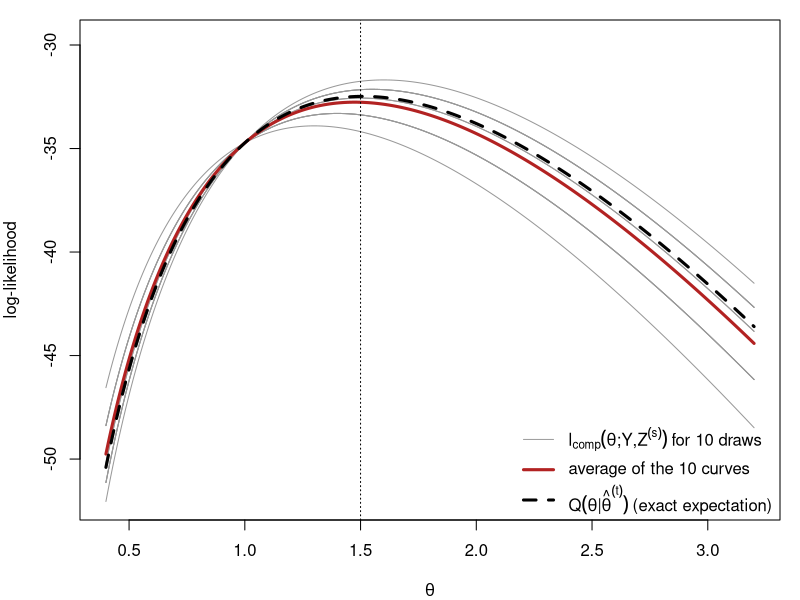
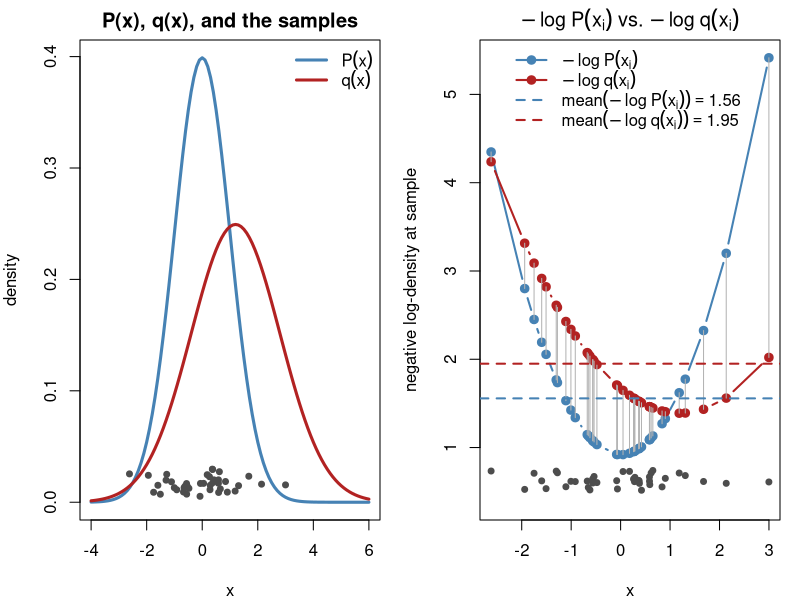
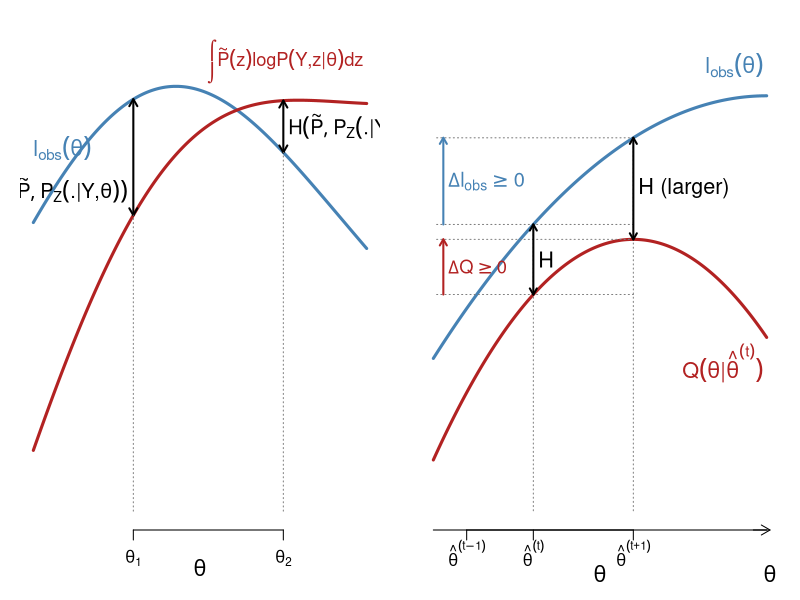
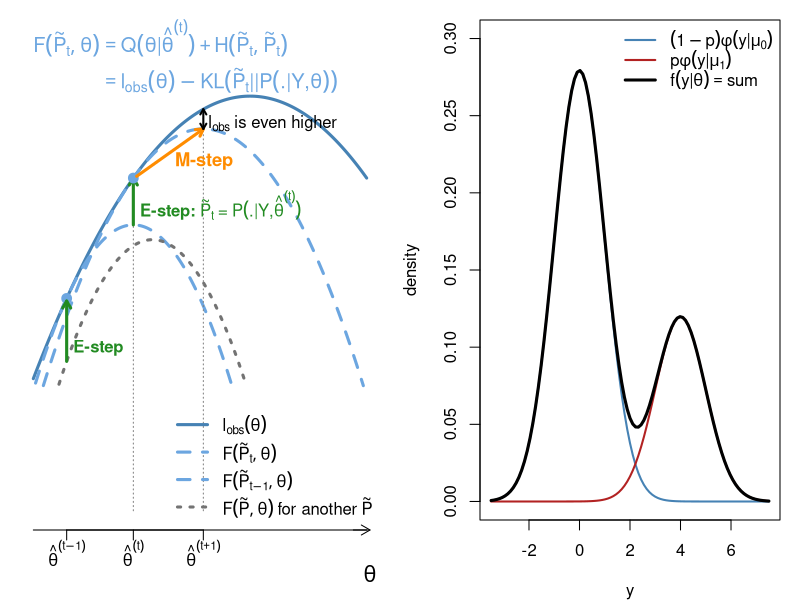
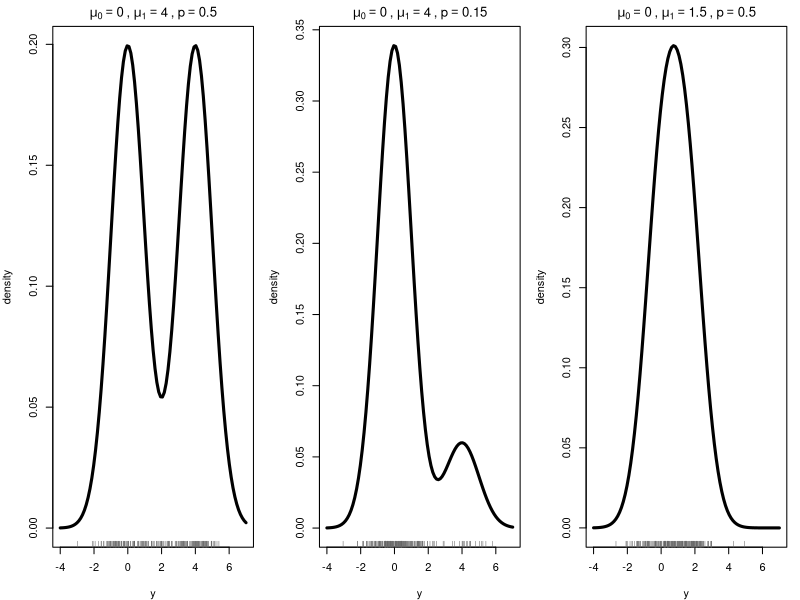
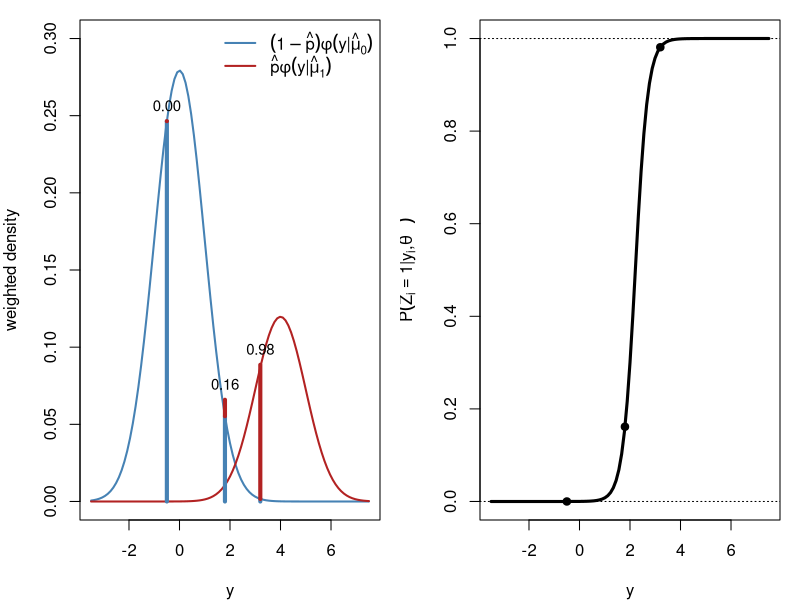
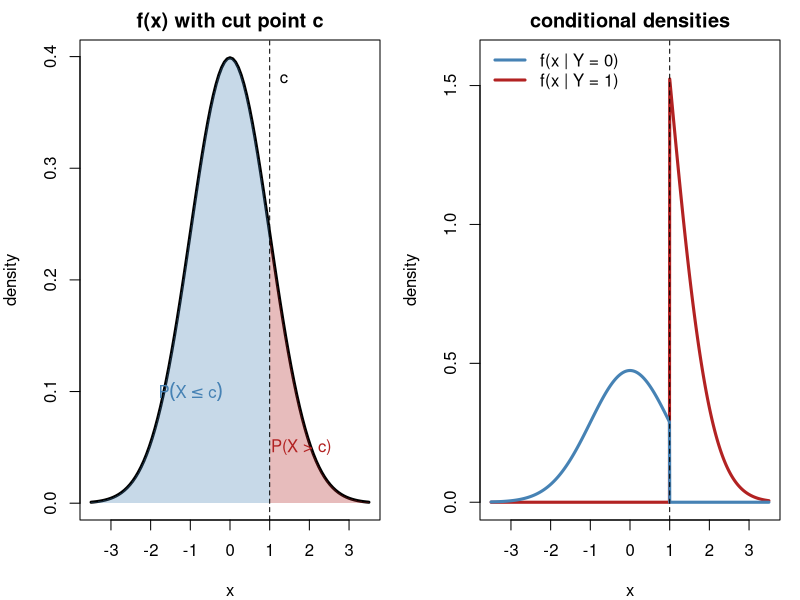
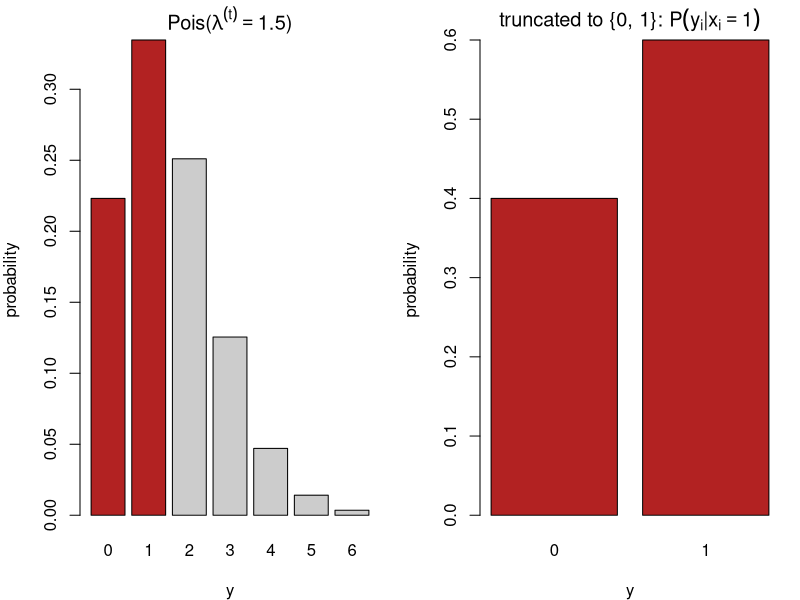

Source code (R) for these figures, in order:
## ---- chunk 1
#| include: false
set.seed(812)
knitr::opts_chunk$set(echo = FALSE, fig.align = "center")
# censored Poisson example used in several figures (Section 3):
# m exact observations, ncen observations known only to satisfy y < 2
yobs <- c(3, 2, 4, 1, 3, 2, 5, 3); m <- length(yobs); ncen <- 12; n <- m + ncen
lobs <- function(l) sum(dpois(yobs, l, log = TRUE)) + ncen * log(ppois(1, l))
lcomp <- function(l, z) -n * l + log(l) * (sum(yobs) + sum(z)) - sum(lfactorial(yobs))
Qfun  <- function(l, lt) lcomp(l, rep(lt / (1 + lt), ncen))
lam <- seq(0.4, 3.2, length.out = 300)
## ---- chunk 2
#| fig-width: 9
#| fig-height: 5
lt <- 1.5; S <- 10
Z <- replicate(S, rbinom(ncen, 1, lt / (1 + lt)))            # draws of the censored y_i
curves <- sapply(1:S, function(s) sapply(lam, lcomp, z = Z[, s]))
Qexact <- sapply(lam, Qfun, lt = lt)
par(mar = c(4, 4, 1, 1))
matplot(lam, curves, type = "l", lty = 1, lwd = 1, col = "gray60", xlab = expression(theta),
        ylab = "log-likelihood", ylim = range(curves) + c(0, 2))
lines(lam, rowMeans(curves), lwd = 3, col = "firebrick")
lines(lam, Qexact, lwd = 3, col = "black", lty = 2)
abline(v = lt, lty = 3)
legend("bottomright", bty = "n", lwd = c(1, 3, 3), lty = c(1, 1, 2), col = c("gray60", "firebrick", "black"),
       legend = c(expression(l[comp](theta*";"*Y*","*Z^(s)) ~ "for 10 draws"),
                  "average of the 10 curves",
                  expression(Q(theta*"|"*hat(theta)^(t)) ~ "(exact expectation)")))
## ---- chunk 3
#| fig-width: 10
#| fig-height: 4.6
par(mfrow = c(1, 2), mar = c(4, 4, 2, 1))
mu_p <- 0; sd_p <- 1; mu_q <- 1.2; sd_q <- 1.6; nsamp <- 40
x  <- rnorm(nsamp, mu_p, sd_p)                   # samples from P
nlp <- -dnorm(x, mu_p, sd_p, log = TRUE)         # -log P(x_i)
nlq <- -dnorm(x, mu_q, sd_q, log = TRUE)         # -log q(x_i)

curve(dnorm(x, mu_p, sd_p), -4, 6, lwd = 3, col = "steelblue", xlab = "x", ylab = "density",
      main = "P(x), q(x), and the samples")
curve(dnorm(x, mu_q, sd_q), add = TRUE, lwd = 3, col = "firebrick")
points(x, runif(nsamp, 0.005, 0.03), pch = 19, col = "gray30", cex = 0.8)   # jittered observations
legend("topright", bty = "n", lwd = 3, col = c("steelblue", "firebrick"),
       legend = c(expression(P(x)), expression(q(x))))

ord <- order(x)
yr  <- range(c(nlp, nlq)); gap <- diff(yr)
plot(x[ord], nlp[ord], type = "b", pch = 19, col = "steelblue", lwd = 2,
     xlab = "x", ylab = "negative log-density at sample",
     ylim = c(yr[1] - 0.12 * gap, yr[2]),
     main = expression(-log~P(x[i])~vs.~-log~q(x[i])))
lines(x[ord], nlq[ord], type = "b", pch = 19, col = "firebrick", lwd = 2)
segments(x[ord], nlp[ord], x[ord], nlq[ord], col = "gray70")
abline(h = mean(nlp), col = "steelblue", lty = 2, lwd = 2)
abline(h = mean(nlq), col = "firebrick", lty = 2, lwd = 2)
points(x, yr[1] - 0.09 * gap + runif(nsamp, 0, 0.05 * gap), pch = 19, col = "gray30", cex = 0.8)
legend("top", bty = "n", lwd = 2, lty = c(1, 1, 2, 2), pch = c(19, 19, NA, NA),
       col = c("steelblue", "firebrick", "steelblue", "firebrick"),
       legend = c(expression(-log~P(x[i])), expression(-log~q(x[i])),
                  bquote(mean(-log~P(x[i])) == .(round(mean(nlp), 2))),
                  bquote(mean(-log~q(x[i])) == .(round(mean(nlq), 2)))))
## ---- chunk 4
#| fig-width: 9
#| fig-height: 4.4
par(mar = c(3.5, 1, 1, 1))
th <- seq(0, 10, length.out = 300)
lo <- function(t) 3.2 - 0.045 * (t - 5.2)^2 + 0.5 * sin(t / 2.2)   # observed log-likelihood
av <- function(t) lo(t) - (1.4 - 0.45 * (t - 3))                    # an arbitrary average complete log-likelihood
plot(th, lo(th), type = "n", ylim = c(-1.5, 4.2), axes = FALSE, xlab = "", ylab = "")
mtext(expression(theta), side = 1, line = 1.5, cex = 1.3)
lines(th, lo(th), lwd = 3, col = "steelblue")
lines(th, av(th), lwd = 3, col = "firebrick")
text(0, lo(0) + 0.9, expression(l[obs](theta)), col = "steelblue", adj = 0, cex = 1.3)
text(9.9, av(9.9) + 0.5, expression(integral(tilde(P)(z)*log*P(Y*","*z*"|"*theta)*dz)),
     col = "firebrick", adj = 1, cex = 1.1)
for (t0 in c(3, 7.5)) {
    arrows(t0, av(t0), t0, lo(t0), code = 3, length = 0.08, lwd = 2)
    text(if (t0 == 3) t0 - 0.15 else t0 + 0.15, (av(t0) + lo(t0)) / 2 - if (t0 == 3) 0.4 else 0, expression(H(tilde(P), P[Z](.*"|"*Y*","*theta))), adj = if (t0 == 3) 1 else 0, cex = 1.2)
    segments(t0, -1.5, t0, min(av(t0), lo(t0)), lty = 3, col = "gray50")
}
axis(1, at = c(3, 7.5), labels = c(expression(theta[1]), expression(theta[2])), tick = TRUE)
## ---- chunk 5
#| fig-width: 9
#| fig-height: 3.9
par(mar = c(3.5, 1, 0.5, 1))
th <- seq(0, 10, length.out = 300)
t0 <- 3; t1 <- 6                                         # theta^(t), theta^(t+1)
Q  <- function(t) 2.6 - 0.07 * (t - t1)^2                # Q(theta | theta^(t)), maximised at theta^(t+1)
H  <- function(t) 0.8 + 0.04 * (t - t0)^2                # cross-entropy, smallest at theta^(t) (Gibbs)
lo <- function(t) Q(t) + H(t)                            # l_obs
plot(th, lo(th), type = "n", ylim = c(-0.5, 5), axes = FALSE, xlab = "", ylab = "")
mtext(expression(theta), side = 1, line = 1.8, cex = 1.3)
lines(th, lo(th), lwd = 3, col = "steelblue")
lines(th, Q(th),  lwd = 3, col = "firebrick")
text(9.9, lo(9.9) + 0.35, expression(l[obs](theta)), col = "steelblue", adj = 1, cex = 1.3)
text(9.9, Q(9.9) - 0.35, expression(Q(theta*"|"*hat(theta)^(t))), col = "firebrick", adj = 1, cex = 1.3)
segments(c(t0, t1), -0.5, c(t0, t1), c(lo(t0), lo(t1)), lty = 3, col = "gray50")
segments(0.1, c(Q(t0), lo(t0)), t1, c(Q(t0), lo(t0)), lty = 3, col = "gray50")
segments(0.1, c(Q(t1), lo(t1)), t1, c(Q(t1), lo(t1)), lty = 3, col = "gray50")
for (x in c(t0, t1)) arrows(x, Q(x), x, lo(x), code = 3, length = 0.07, lwd = 2)
text(t0 + 0.15, (Q(t0) + lo(t0)) / 2, "H", adj = 0, cex = 1.3)
text(t1 + 0.15, (Q(t1) + lo(t1)) / 2, "H (larger)", adj = 0, cex = 1.3)
arrows(0.3, Q(t0), 0.3, Q(t1), length = 0.07, lwd = 2, col = "firebrick")
text(0.45, (Q(t0) + Q(t1)) / 2, expression(Delta*Q >= 0), adj = 0, col = "firebrick", cex = 1.1)
arrows(0.3, lo(t0), 0.3, lo(t1), length = 0.07, lwd = 2, col = "steelblue")
text(0.45, (lo(t0) + lo(t1)) / 2, expression(Delta*l[obs] >= 0), adj = 0, col = "steelblue", cex = 1.2)
axis(1, at = c(0, 10), labels = FALSE, lwd.ticks = 0)                       # the theta axis
arrows(9.6, par("usr")[3], 10.1, par("usr")[3], length = 0.1, xpd = NA)
axis(1, at = c(1, t0, t1), labels = c(expression(hat(theta)^(t-1)), expression(hat(theta)^(t)), expression(hat(theta)^(t+1))), tick = TRUE)
mtext(expression(theta), side = 1, line = 1.8, at = 10.1, cex = 1.3)
## ---- chunk 6
#| fig-width: 9
#| fig-height: 4.6
par(mar = c(3.5, 1, 0.5, 1))
fcol <- "#6CA6E0"                                                  # light blue: the F curves
th <- seq(0, 10, length.out = 300); t0 <- 3
lo <- function(t) 3.5 - 0.15 * (t - 6.5)^2                      # l_obs
B0 <- function(t) lo(t) - 0.2625 * (t - 1)^2              # F(P~_{t-1}, theta): touches l_obs at theta^(t-1), maximised at theta^(t)
B2 <- function(t) lo(t) - 1.2 - 0.2625 * (t - 1.9)^2                       # F(P~, theta) for another P~ close to P~_{t-1}: below l_obs everywhere, below F(P~_{t-1}) at theta^(t-1)
B1 <- function(t) lo(t) - 0.1 * (t - t0)^2                     # F(P~_t, theta): touches l_obs at theta^(t)
t1 <- optimize(B1, c(0, 10), maximum = TRUE)$maximum             # M-step
plot(th, lo(th), type = "n", ylim = c(-5.8, 5.0), axes = FALSE, xlab = "", ylab = "")
lines(th, lo(th), lwd = 3, col = "steelblue")
lines(th, ifelse(B0(th) > -3.0, B0(th), NA), lwd = 3, lty = 2, col = fcol)
lines(th, ifelse(B2(th) > -3.0, B2(th), NA), lwd = 3, lty = 3, col = "gray45")
lines(th, ifelse(B1(th) > -3.0, B1(th), NA), lwd = 3, lty = 2, col = fcol)
points(1, lo(1), pch = 19, col = fcol, cex = 1.3)
text(0, 4.8, expression(F(tilde(P)[t], theta) == Q(theta*"|"*hat(theta)^(t)) + H(tilde(P)[t], tilde(P)[t])), col = fcol, adj = 0, cex = 1.2)
text(0, 3.85, expression(phantom(F(tilde(P)[t], theta)) == l[obs](theta) - KL(tilde(P)[t]*"||"*P(.*"|"*Y*","*theta))), col = fcol, adj = 0, cex = 1.2)
segments(c(t0, t1), -5.8, c(t0, t1), c(B0(t0), lo(t1)), lty = 3, col = "gray50")
arrows(t0, B0(t0), t0, lo(t0), length = 0.08, lwd = 3, col = "forestgreen")
arrows(1, B2(1), 1, lo(1) - 0.06, length = 0.08, lwd = 3, col = "forestgreen")   # the E-step before: raises F to l_obs at theta^(t-1)
text(t0 + 0.2, 1.05, expression(bold("E-step:")~tilde(P)[t]~"="~P(.*"|"*Y*","*hat(theta)^(t))), adj = 0, col = "forestgreen", cex = 1.0)
text(1.2, B2(1) + 0.3, expression(bold("E-step")), adj = 0, col = "forestgreen", cex = 1.0)
points(t0, lo(t0), pch = 19, col = fcol, cex = 1.3)
arrows(t0 + 0.1, B1(t0) + 0.04, t1, B1(t1), length = 0.08, lwd = 3, col = "darkorange")
text((t0 + t1) / 2 + 0.2, B1((t0 + t1) / 2) - 0.45, expression(bold("M-step")), col = "darkorange", adj = 0, cex = 1.1)
arrows(t1, B1(t1), t1, lo(t1), length = 0.06, lwd = 2, code = 3)
text(t1 + 0.15, (B1(t1) + lo(t1)) / 2 - 0.1, expression(l[obs]~"is even higher"), adj = 0, cex = 1.0)
legend("bottomright", bty = "n", lwd = 3, lty = c(1, 2, 2, 3), cex = 1.0, y.intersp = 1.3,
       col = c("steelblue", fcol, fcol, "gray45"),
       legend = c(expression(l[obs](theta)),
                  expression(F(tilde(P)[t], theta)),
                  expression(F(tilde(P)[t-1], theta)),
                  expression(F(tilde(P), theta)~"for another"~tilde(P))))
axis(1, at = c(0, 10), labels = FALSE, lwd.ticks = 0)                       # the theta axis
arrows(9.6, par("usr")[3], 10.1, par("usr")[3], length = 0.1, xpd = NA)
axis(1, at = c(1, t0, t1), labels = c(expression(hat(theta)^(t-1)), expression(hat(theta)^(t)), expression(hat(theta)^(t+1))), tick = TRUE)
mtext(expression(theta), side = 1, line = 1.8, at = 10.1, cex = 1.3)
## ---- chunk 7
#| fig-width: 9
#| fig-height: 4.6
par(mar = c(4, 4, 1, 1)); mu0 <- 0; mu1 <- 4; p <- 0.3
curve((1 - p) * dnorm(x, mu0), -3.5, 7.5, lwd = 2, col = "steelblue", ylab = "density", xlab = "y",
      ylim = c(0, 0.3))
curve(p * dnorm(x, mu1), add = TRUE, lwd = 2, col = "firebrick")
curve((1 - p) * dnorm(x, mu0) + p * dnorm(x, mu1), add = TRUE, lwd = 3)
legend("topright", bty = "n", lwd = c(2, 2, 3), col = c("steelblue", "firebrick", "black"),
       legend = c(expression((1-p)*phi(y*"|"*mu[0])), expression(p*phi(y*"|"*mu[1])),
                  expression(f(y*"|"*theta) == "sum")))
## ---- chunk 8
#| fig-width: 10
#| fig-height: 4.4
par(mfrow = c(1, 3), mar = c(4, 4, 2, 1))
mix <- function(x, mu0, mu1, p) (1 - p) * dnorm(x, mu0) + p * dnorm(x, mu1)
for (s in list(c(0, 4, 0.5), c(0, 4, 0.15), c(0, 1.5, 0.5))) {
  curve(mix(x, s[1], s[2], s[3]), -4, 7, lwd = 3, xlab = "y", ylab = "density",
        main = bquote(mu[0] == .(s[1]) ~ "," ~ mu[1] == .(s[2]) ~ "," ~ p == .(s[3])))
  y <- ifelse(rbinom(200, 1, s[3]) == 1, rnorm(200, s[2]), rnorm(200, s[1]))
  rug(y, col = "gray40")
}
## ---- chunk 9
#| fig-width: 10
#| fig-height: 4.6
par(mfrow = c(1, 2), mar = c(4, 4, 1, 1)); mu0 <- 0; mu1 <- 4; p <- 0.3
f0 <- function(x) (1 - p) * dnorm(x, mu0); f1 <- function(x) p * dnorm(x, mu1)
curve(f0, -3.5, 7.5, lwd = 2, col = "steelblue", ylab = "weighted density", xlab = "y", ylim = c(0, 0.3))
curve(f1, add = TRUE, lwd = 2, col = "firebrick")
yi <- c(-0.5, 1.8, 3.2)
for (y in yi) { segments(y, 0, y, f0(y), col = "steelblue", lwd = 4)
  segments(y, f0(y), y, f0(y) + f1(y), col = "firebrick", lwd = 4)
  text(y, f0(y) + f1(y), sprintf("%.2f", f1(y) / (f0(y) + f1(y))), pos = 3, cex = 0.9) }
legend("topright", bty = "n", lwd = 2, col = c("steelblue", "firebrick"),
       legend = c(expression((1-hat(p))*phi(y*"|"*hat(mu)[0])), expression(hat(p)*phi(y*"|"*hat(mu)[1]))))
curve(f1(x) / (f0(x) + f1(x)), -3.5, 7.5, lwd = 3, xlab = "y",
      ylab = expression(P(Z[i] == 1*"|"*y[i]*","*hat(theta)^(t))))
abline(h = c(0, 1), lty = 3); points(yi, f1(yi) / (f0(yi) + f1(yi)), pch = 19)
## ---- chunk 10
#| fig-width: 10
#| fig-height: 4.8
par(mfrow = c(1, 2), mar = c(4, 4, 2, 1)); cc <- 1
curve(dnorm, -3.5, 3.5, lwd = 3, xlab = "x", ylab = "density", main = "f(x) with cut point c")
xs <- seq(cc, 3.5, length.out = 100)
polygon(c(xs, rev(xs)), c(dnorm(xs), rep(0, 100)), col = adjustcolor("firebrick", 0.3), border = NA)
xs <- seq(-3.5, cc, length.out = 100)
polygon(c(xs, rev(xs)), c(dnorm(xs), rep(0, 100)), col = adjustcolor("steelblue", 0.3), border = NA)
abline(v = cc, lty = 2); text(cc, 0.38, "c", pos = 4)
text(1.8, 0.05, "P(X > c)", col = "firebrick"); text(-1, 0.1, expression(P(X <= c)), col = "steelblue")
curve(dnorm(x) * (x > cc) / pnorm(cc, lower.tail = FALSE), -3.5, 3.5, lwd = 3, col = "firebrick",
      n = 1001, xlab = "x", ylab = "density", main = "conditional densities", ylim = c(0, 1.6))
curve(dnorm(x) * (x <= cc) / pnorm(cc), add = TRUE, lwd = 3, col = "steelblue", n = 1001)
abline(v = cc, lty = 2)
legend("topleft", bty = "n", lwd = 3, col = c("steelblue", "firebrick"),
       legend = c("f(x | Y = 0)", "f(x | Y = 1)"))
## ---- chunk 11
#| fig-width: 10
#| fig-height: 4.4
par(mfrow = c(1, 2), mar = c(4, 4, 2, 1)); lt <- 1.5; k <- 0:6
barplot(dpois(k, lt), names.arg = k, col = c("firebrick", "firebrick", rep("gray80", 5)),
        xlab = "y", ylab = "probability", main = bquote("Pois(" * lambda^(t) == .(lt) * ")"))
barplot(c(1, lt) / (1 + lt), names.arg = 0:1, col = "firebrick", xlab = "y", ylab = "probability",
        main = expression("truncated to {0, 1}: " * P(y[i]*"|"*x[i] == 1)))
## ---- chunk 12
#| fig-width: 6
#| fig-height: 4.6
par(mar = c(4, 4, 1, 1))
ctr <- rbind(c(0, 0), c(4, 3), c(1, 5))
Sig <- list(diag(2) * 0.8, matrix(c(1, 0.7, 0.7, 1), 2), diag(c(1.2, 0.4)))
cols <- c("steelblue", "firebrick", "forestgreen"); ang <- seq(0, 2 * pi, length.out = 100)
plot(NA, xlim = c(-3, 7), ylim = c(-3, 8), xlab = expression(y[1]), ylab = expression(y[2]))
for (k in 1:3) { R <- chol(Sig[[k]])
  pts <- matrix(rnorm(120), 60) %*% R + rep(ctr[k, ], each = 60)
  points(pts, col = adjustcolor(cols[k], 0.6), pch = 19, cex = 0.8)
  ell <- (cbind(cos(ang), sin(ang)) * 2.1) %*% R + rep(ctr[k, ], each = 100)
  lines(ell, col = cols[k], lwd = 2); points(ctr[k, 1], ctr[k, 2], pch = 4, lwd = 3, col = cols[k]) }
## ---- chunk 13
#| fig-width: 10
#| fig-height: 3.4
par(mar = c(4, 4, 1, 1)); N <- 120; P <- matrix(c(0.95, 0.05, 0.1, 0.9), 2, byrow = TRUE)
h <- integer(N); h[1] <- 1; for (i in 2:N) h[i] <- sample(1:2, 1, prob = P[h[i - 1], ])
y <- rnorm(N, mean = c(0, 3)[h])
plot(y, type = "n", xlab = "i", ylab = expression(y[i]))
r <- rle(h); e <- cumsum(r$lengths); s <- c(1, head(e, -1) + 1)
rect(s - 0.5, par("usr")[3], e + 0.5, par("usr")[4],
     col = adjustcolor(c("steelblue", "firebrick")[r$values], 0.15), border = NA)
lines(y, col = "gray30"); points(y, pch = 19, col = c("steelblue", "firebrick")[h], cex = 0.7)
legend("topright", bty = "n", pch = 19, col = c("steelblue", "firebrick"),
       legend = c(expression(h[i] == 1), expression(h[i] == 2)), horiz = TRUE)
